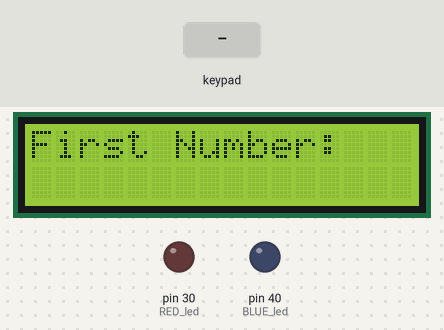
The sketch below on a simulated Arduino Mega 2560, built with avr-gcc and run on an emulated ATmega2560. Shown: 16×2 character LCD, output pins drawn as LEDs (lit = HIGH). The test bench sets the inputs (shaded band). What the sketch prints to the serial monitor is not drawn.

Above: at 4.2 s.
4.3 s: keypad keys 3 4 5 6 # pressed 0.4 s apart
At 7.3 s:
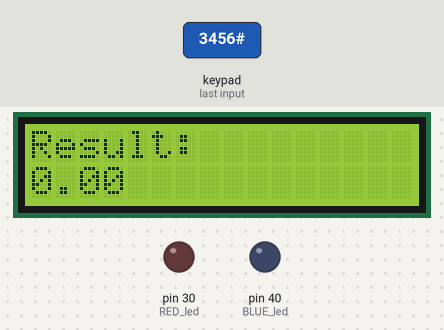
11.4 s: key '*' pressed
14.4 s: key '#' pressed
At 17.1 s:
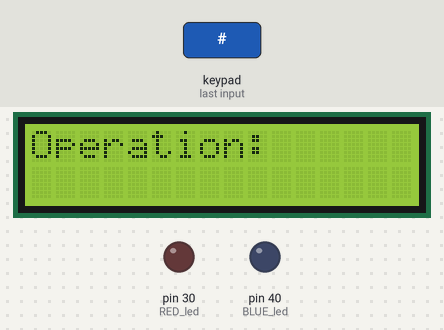
17.4 s: keypad keys 3 4 5 6 pressed 0.4 s apart
At 18.3 s:
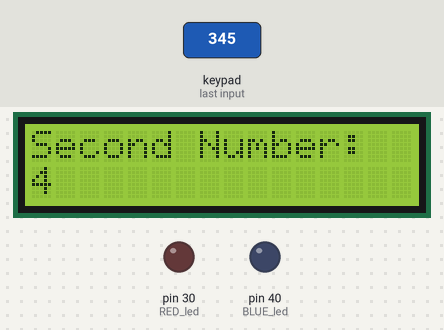
Timing chart, 0 to 20.4 s (numbered marks = the images above; inputs shaded):
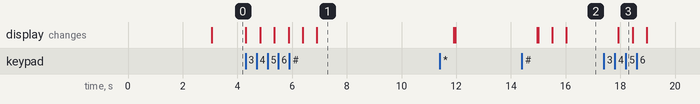

Measured:
- after the input at 4.3 s, the display: first changes at once (image 1 shows a later state)
- after the input at 14.4 s, the display: first differs from a run without the input after 1.1 s (image 2 shows a later state)
- after the input at 17.4 s, the display: changes after 0.53 s (image 3)

The sketch:

lcd_keypad.ino
```cpp
#include <LiquidCrystal.h>
#include <Keypad.h>

LiquidCrystal lcd(27, 28, 29, 37, 36, 35);
const int RED_led = 30;
const int BLUE_led = 40;

const byte ROWS = 4;
const byte COLS = 3;
char keys[ROWS][COLS] = {
  {'1','2','3'},
  {'4','5','6'},
  {'7','8','9'},
  {'*','0','#'}
};

byte rowPins[ROWS] = { 3, 4, 5, 6 };
byte colPins[COLS] = { 7, 8, 9 };

Keypad customKeypad = Keypad(makeKeymap(keys), rowPins, colPins, ROWS, COLS);

void setup() {
    pinMode(RED_led, OUTPUT);
    pinMode(BLUE_led, OUTPUT);

    Serial.begin(9600); // Initialize serial communication for debugging

    lcd.begin(16, 2);
    lcd.print("Calculator");
    delay(3000);
    lcd.clear();
}

void loop() {
  calculator();
}

void calculator() {
  String input;
  char customKey;
  lcd.setCursor(0, 0);
  lcd.print("First Number:");
  input = getInput(2);  // Get 2-digit input
  Serial.println("First Number: " + input); // Debugging print

  int firstNumber = input.toInt();
  lcd.clear();
  lcd.setCursor(0, 0);
  lcd.print("Operation:");
  customKey = getKeypadInput();
  Serial.println("Operation: " + String(customKey)); // Debugging print
  delay(500);

  char operation = customKey;
  lcd.clear();
  lcd.setCursor(0, 0);
  lcd.print("Second Number:");
  input = getInput(2);  // Get 2-digit input
  Serial.println("Second Number: " + input); // Debugging print

  int secondNumber = input.toInt();
  float result;
  lcd.clear();
  lcd.setCursor(0, 0);
  lcd.print("Result:");

  if (operation == '*') {
    result = firstNumber * secondNumber;
  } else if (operation == '#') {
    result = (float)firstNumber / (float)secondNumber;
  }

  lcd.setCursor(0, 1);
  lcd.print(result, 2); // Display the result with two decimal places
  Serial.println(result); // Debugging print
  delay(5000);
  lcd.clear();
  setup();
}

String getInput(int maxLength) {
  String input = "";
  char customKey;
  while (input.length() < maxLength) {
    customKey = customKeypad.getKey();
    if (customKey) {
      lcd.setCursor(input.length(), 1);
      lcd.print(customKey);
      input += customKey;
      delay(500);
    }
  }
  return input;
}

char getKeypadInput() {
  char customKey;
  while (true) {
    customKey = customKeypad.getKey();
    if (customKey) {
      return customKey;
    }
  }
}
```
